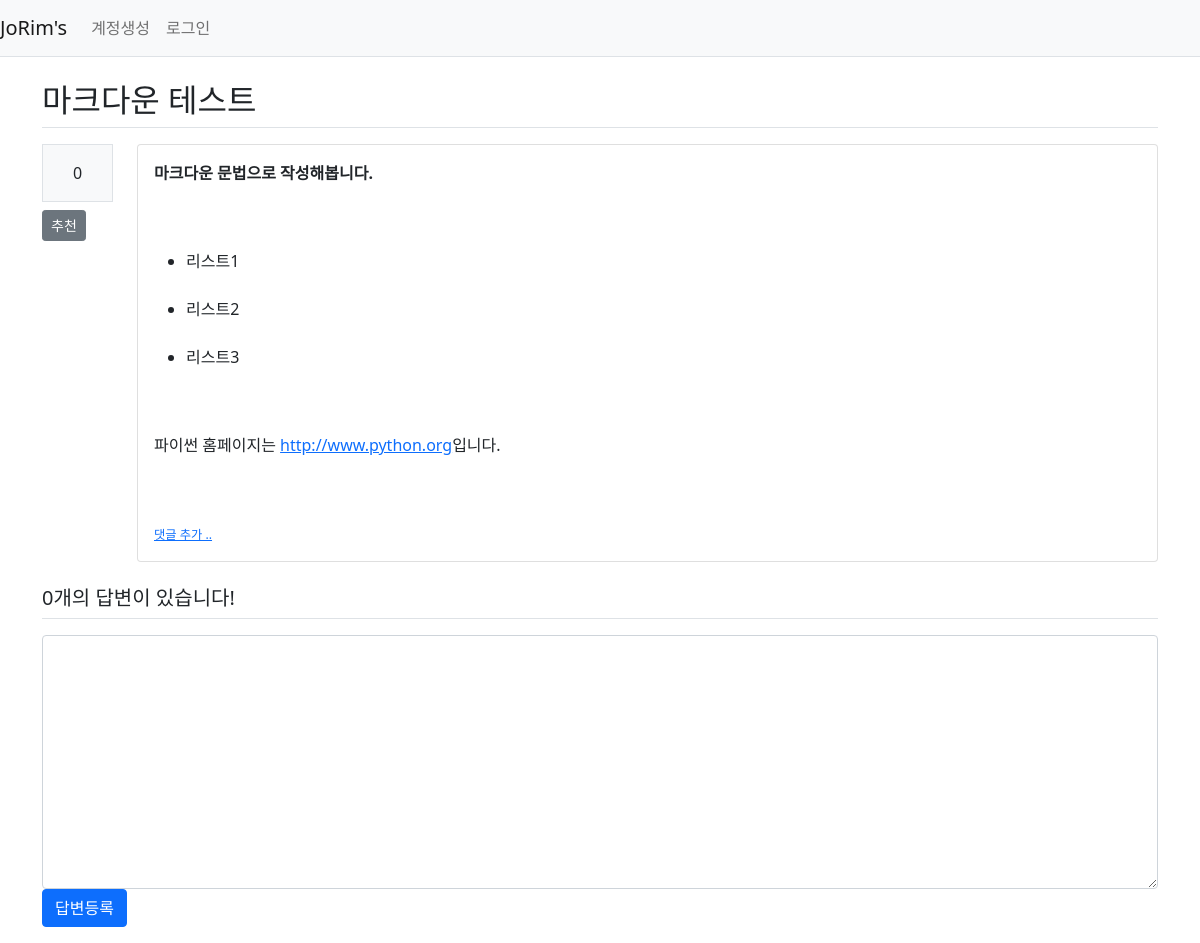
Screenshot of /question/detail/305/ with the database file from the repository.
### pybo/models.py (models this page shows)
class Question(db.Model):
    id = db.Column(db.Integer, primary_key=True)
    subject = db.Column(db.String(200), nullable=False)
    content = db.Column(db.Text(), nullable=False)
    create_date = db.Column(db.DateTime(), nullable=False)
    user_id = db.Column(db.Integer, db.ForeignKey('user.id', ondelete='CASCADE'), nullable=False)
    user = db.relationship('User', backref=db.backref('question_set'))
    modify_date = db.Column(db.DateTime(), nullable=True)
    voter = db.relationship('User', secondary=question_voter, backref=db.backref('question_voter_set'))

### pybo/views/question_views.py (the view)
@bp.route('/detail/<int:question_id>/')
def detail(question_id):
    form = AnswerForm()
    question = Question.query.get_or_404(question_id)
    return render_template('question/question_detail.html', question=question, form=form)

### pybo/forms.py
class AnswerForm(FlaskForm):
    content = TextAreaField('내용', validators=[DataRequired('답글도 내용 좀 적어주셈')])

### pybo/filter.py (called while the page is built)
def format_datetime(value, fmt='%Y년 %m월 %d일 %H:%M'):
    return value.strftime(fmt)

### pybo/views/auth_views.py (called while the page is built)
@bp.before_app_request
def load_logged_in_user():
    user_id = session.get('user_id')
    if user_id is None:
        g.user = None
    else:
        g.user = User.query.get(user_id)

### pybo/templates/question/question_detail.html (shortened to what this page needs)
{% extends 'base.html' %}
{% block content %}
<div class="container my-3">
    <h2 class="border-bottom py-2">{{ question.subject }}</h2>
    <div class="row my-3">
        <div class="col-1">
            <div class="bg-light text-center p-3 border font-weight-bolder mb-1">{{ question.voter|length }}</div>
            <a href="#" data-uri="{{ url_for('vote.question', question_id=question.id) }}"
               class="recommend btn btn-sm btn-secondary btn-block my-1">추천</a>
        </div>
        <div class="col-11">
            <div class="card">
                <div class="card-body">
                    <div class="card-text" style="white-space: pre-line;">{{ question.content|markdown }}</div>
                    <div class="d-flex justify-content-end">
                        <div class="badge badge-light p-2 text-left">
                            <div class="mb-2">{{ question.user.username }}</div>
                            <div>{{ question.create_date|datetime }}</div>
                        </div>
                    </div>
                    <div>
                        <a href="{{ url_for('comment.create_question', question_id=question.id) }}"
                           class="small"><small>댓글 추가 ..</small></a>
                    </div>
                </div>
            </div>
        </div>
    </div>
    <h5 class="border-bottom my-3 py-2">{{ question.answer_set|length }}개의 답변이 있습니다!</h5>
    <form action="{{ url_for('answer.create', question_id=question.id) }}" method="post" class="my-3">
        <div class="form-group">
            <textarea name="content" id="content" class="form-control" rows="10"></textarea>
        </div>
        <input type="submit" value="답변등록" class="btn btn-primary">
    </form>
</div>
{% endblock %}

### rows the page displays
Question: subject "마크다운 테스트", content "마크다운 문법으로 작성해봅니다. 리스트1 리스트2 리스트3 파이썬 홈페이지는 http://www.python.org 입니다."

### other values shown
{{ question.voter|length }} "0"
{{ question.answer_set|length }} "0"
